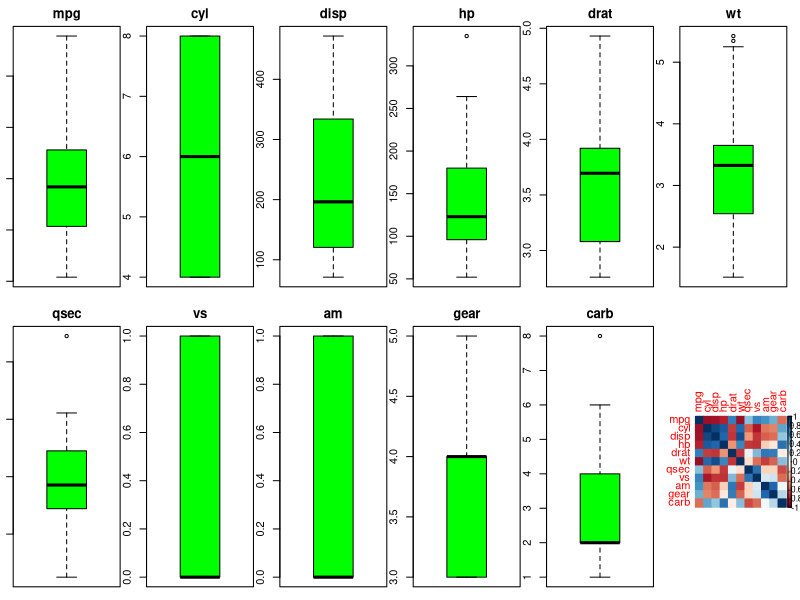
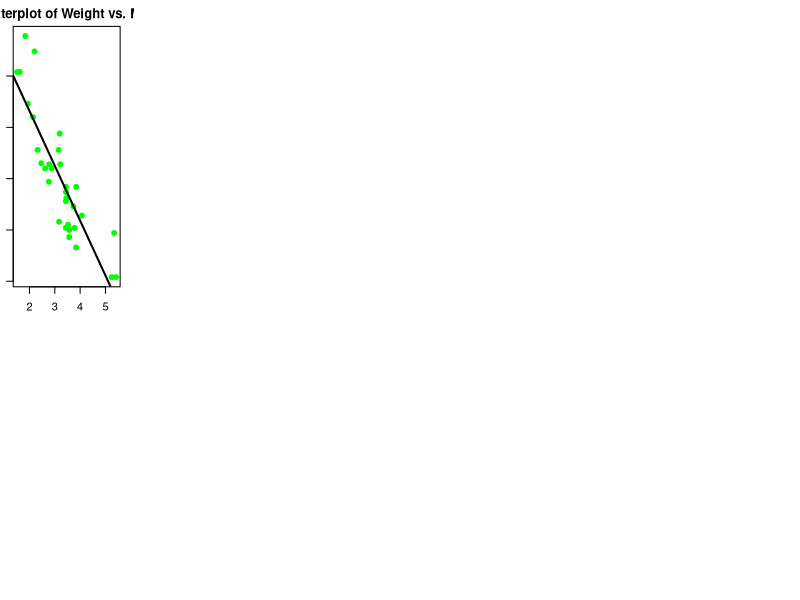

The R source for these figures, in order:
## ---- chunk 1

# Deleting the "#" symbol and running the code will install the package automatically.

#install.packages("dplyr")
#install.packages("ggplot2")
#install.packages("tidyr")

library(dplyr)
library(ggplot2)
library(tidyr)

data("mtcars")

## ---- chunk 2

# Will print out the column names, our variables, of the dataset
colnames(mtcars)

# Will print out the structure of the data
str(mtcars)

# Will print out the summary statistics of the variables of the dataset
summary(mtcars)


## ---- chunk 3

# Creates box plots for each variable in our dataset
par(mfrow = c(2, 6), mar = c(1, 1, 2, 1))

for (i in 1:ncol(mtcars)) {
  boxplot(mtcars[, i], main = names(mtcars)[i], col = "green", border = "black") 
}

## ---- chunk 4

# Will print the number of missing values in the dataset
sum(is.na(mtcars))

## ---- chunk 5


# Visualize the correlation matrix
#install.packages("corrplot") <- remove the "#" symbol to have RStudio automatically install the "corrplot" package

library(corrplot)

correlation_matrix <- cor(mtcars)

# Creates the correlation matrix with numerical values for the variables

correlation_matrix <- cor(mtcars)

# Prints our correlation matrix
print(correlation_matrix)



## ---- chunk 6
# Creates the correlation matrix but changes the numerical value of the correlation with a color
# Red indicates a negative correlation
# Blue indicates a positive correlation

corrplot(correlation_matrix, method = "color")

## ---- chunk 7

# Find the variables with the highest absolute correlation with mpg
mpg_correlation <- correlation_matrix["mpg", ]
abs_correlation <- abs(mpg_correlation)

# Sort in descending order
sorted_correlation <- sort(abs_correlation, decreasing = TRUE)

# Print the variables and their absolute correlation with mpg
print(sorted_correlation)

## ---- chunk 8

# Create a scatterplot between weight and mpg
plot(mtcars$wt, mtcars$mpg, 
     main = "Scatterplot of Weight vs. MPG",
     xlab = "Weight",
     ylab = "Miles per Gallon",
     col = "green",
     pch= 19) #stylizes the data points on the graph

# Adds the regression line which would in
abline(lm(mpg ~ wt, data = mtcars), col = "black", lwd = 2)

## ---- chunk 9

# Fit a linear regression model
lm_model <- lm(mpg ~ wt, data = mtcars)

# Print the regression formula
print(summary(lm_model))

